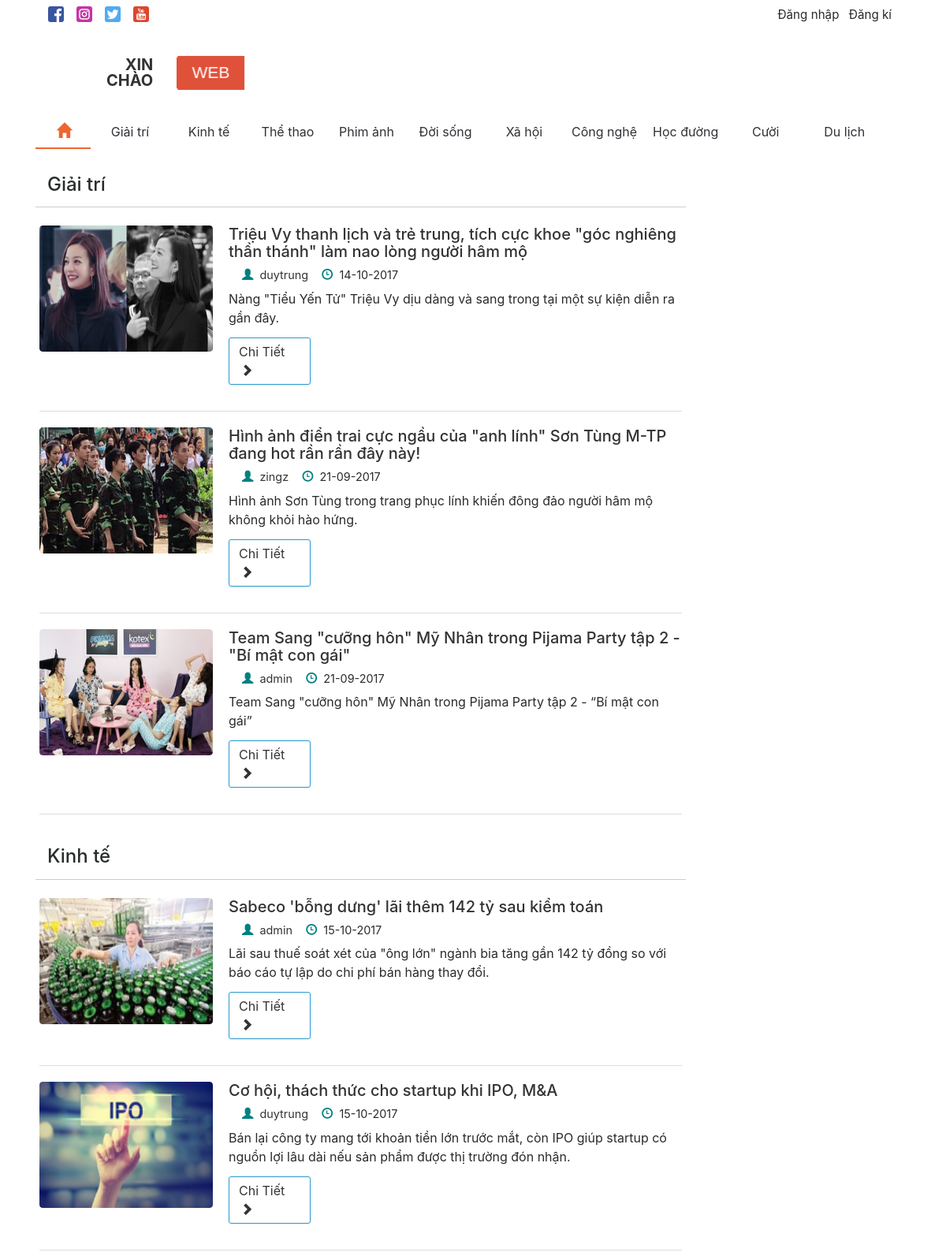
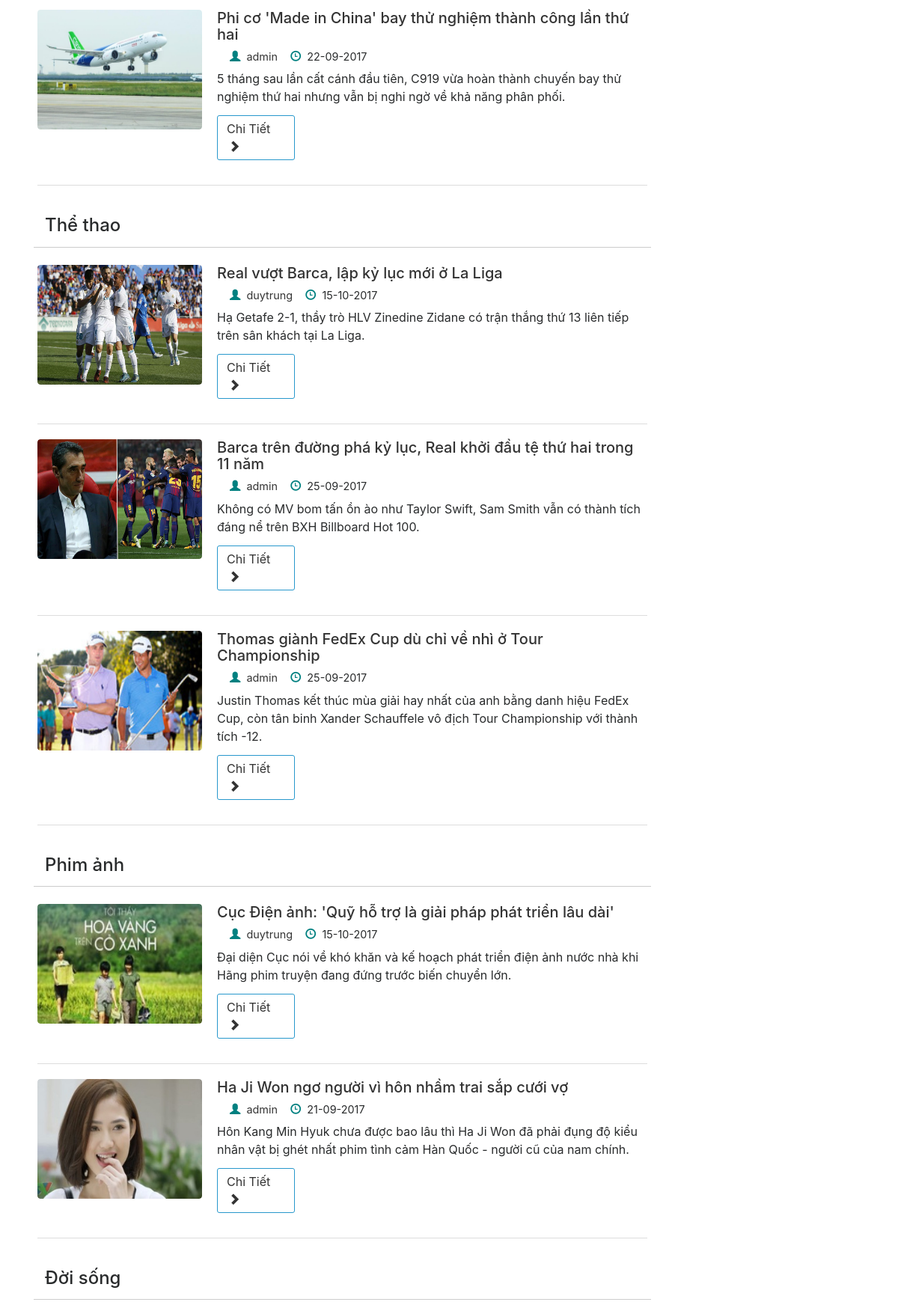
The page / (upper part) on the database its author committed (2 pictures, top to bottom).
### tables this page shows
CREATE TABLE `category` (
  `cate_id` int(11) NOT NULL,
  `cate_name` varchar(100) NOT NULL
);

CREATE TABLE `tintuc` (
  `news_id` int(11) NOT NULL,
  `news_title` varchar(500) NOT NULL,
  `hinhanh` varchar(100) NOT NULL,
  `mota` text NOT NULL,
  `content` text NOT NULL,
  `post_on` datetime NOT NULL,
  `cate_id` int(11) NOT NULL,
  `user_id` int(11) NOT NULL
);

CREATE TABLE `users` (
  `user_id` int(11) NOT NULL,
  `user_name` varchar(50) NOT NULL,
  `password` varchar(50) NOT NULL,
  `join_date` date NOT NULL,
  `level` int(11) NOT NULL
);

### library/function.php (called while the page is built, shortened)
<?php
	function cutString($str,$lenght,$ext = "...")
	{
		if(mb_strlen($str,'UTF-8') > $lenght)
		{
			$str = substr($str , 0, $lenght);
			$index = strripos($str , " ");
			return substr($str, 0, $index)." ". $ext ;
		}else{
			return $str;
		}
	}
	function formatTimetoDay($time)
	{
		$timestamp = strtotime($time);
		return date("d-m-Y",$timestamp);
	}
	function get3New($cate_id)
	{
		global $conn;
		$sql= "SELECT t.news_id,t.cate_id,t.news_title,t.hinhanh,t.mota,t.post_on,u.user_name ";
		$sql .= " FROM tintuc t " ;
		$sql .= " INNER JOIN users u ";
		$sql .= " USING(user_id) ";
		$sql .= " WHERE cate_id = $cate_id ";
		$sql .= " ORDER BY (t.news_id) DESC ";
		$sql .= " LIMIT 3 ";
		return  $conn->prepare($sql);
	}
  	function unicode_convert($str)
  	{
        $unicode = array(
            'a'=>array('á','à','ả','ã','ạ','ă','ắ','ặ','ằ','ẳ','ẵ','â','ấ','ầ','ẩ','ẫ','ậ'),
                'A'=>array('Á','À','Ả','Ã','Ạ','Ă','Ắ','Ặ','Ằ','Ẳ','Ẵ','Â','Ấ','Ầ','Ẩ','Ẫ','Ậ'),
                'd'=>array('đ'),
                'D'=>array('Đ'),
                'e'=>array('é','è','ẻ','ẽ','ẹ','ê','ế','ề','ể','ễ','ệ'),
                'E'=>array('É','È','Ẻ','Ẽ','Ẹ','Ê','Ế','Ề','Ể','Ễ','Ệ'),
                'i'=>array('í','ì','ỉ','ĩ','ị'),
                'I'=>array('Í','Ì','Ỉ','Ĩ','Ị'),
                'o'=>array('ó','ò','ỏ','õ','ọ','ô','ố','ồ','ổ','ỗ','ộ','ơ','ớ','ờ','ở','ỡ','ợ'),
                '0'=>array('Ó','Ò','Ỏ','Õ','Ọ','Ô','Ố','Ồ','Ổ','Ỗ','Ộ','Ơ','Ớ','Ờ','Ở','Ỡ','Ợ'),
                'u'=>array('ú','ù','ủ','ũ','ụ','ư','ứ','ừ','ử','ữ','ự'),
                'U'=>array('Ú','Ù','Ủ','Ũ','Ụ','Ư','Ứ','Ừ','Ử','Ữ','Ự'),
                'y'=>array('ý','ỳ','ỷ','ỹ','ỵ'),
                'Y'=>array('Ý','Ỳ','Ỷ','Ỹ','Ỵ'),
                 '-'=>array(' ','&quot;','.','?',':','!'),
                ''=>array('(',')',',',"'",'"')
            );
            foreach($unicode as $nonUnicode=>$uni){
              foreach($uni as $value)
              $str = str_replace($value,$nonUnicode,$str);
            }
      return $str;
  	}
?>

### index.php (the view, shortened to what this page needs)
<?php
	include('templates/header.php');
?>
		<div id='content' class='row'>
			<div class="col-xs-6 col-sm-12 col-md-10 col-lg-10 cate-item">
				<?php
				$sql = "SELECT * FROM category";
				$stmt = $conn->prepare($sql);
				$stmt->execute();
				$cates = $stmt->fetchAll(PDO::FETCH_OBJ);
				if($stmt->rowCount()==0)
				{
					echo "<p>Chưa có chuyên mục nào</p>";
				}
				else{
				foreach ($cates as $cate) {
					$cate_id = $cate->cate_id;
					$stmt = get3New($cate_id);
					$stmt->execute();
					$tintucs = $stmt->fetchAll(PDO::FETCH_OBJ);
					?>
					<div class='row cate-content'>
					<h4><?php echo $cate->cate_name;?></h4>
				<?php
					if($stmt->rowCount()==0)
					{
						echo "<p class='alert alert-warning' id='alert-news' role='alert'> Chưa có bài viết nào </p>";
					}else
					{
						foreach ($tintucs as $tin) {
						$tieude_khongdau = strtolower(unicode_convert($tin->news_title));
				?>
					<div class="media row">
						<div class='img-media'>
							<a href="tin-tuc/<?php echo $tin->news_id;?>/<?php echo $tieude_khongdau;?>.html"><img class="d-flex mr-3" src="upload/<?php echo $tin->hinhanh;?>" alt="Generic placeholder image"></a>
						</div>
					  	<div class="media-body">
						    <h5 class="mt-0"><a href="tin-tuc/<?php echo $tin->news_id;?>/<?php echo $tieude_khongdau;?>.html"><?php echo $tin->news_title;?></a></h5>
						    <p class="extend"><span class="glyphicon glyphicon-user" aria-hidden="true"></span><a href=""><?php echo $tin->user_name;?></a><span class="glyphicon glyphicon-time" aria-hidden="true"></span><?php echo formatTimetoDay($tin->post_on); ?></p>
						   	<?php
						   	echo cutString($tin->mota,180);
						   	?>
						   	<a href="tin-tuc/<?php echo $tin->news_id;?>/<?php echo $tieude_khongdau;?>.html"><div class="button">Chi Tiết  <span class="glyphicon glyphicon-chevron-right" aria-hidden="true"></span></div></a>
					  	</div>
					</div>
				<?php
					}
				}
				?>
					</div>
				<?php
					}
				}
				?>
				</div>
<?php include('templates/footer.php');
?>

### templates/navs.php (shortened to what this page needs)
<div class="container" id="nav-menu">
	<nav class="nav" id="navs">
		<a href="trang-chu.html" class=" nav-link <?php echo isset($_GET['cid']) || isset($_GET['nid'])?"":"active";?>"><span class="glyphicon glyphicon-home" aria-hidden="true" style="font-size: 1.2em;padding-bottom: 0px"></span></a>
		<?php
			$sql = "SELECT * FROM category";
			$stmt = $conn->prepare($sql);
			$stmt->execute();
			$cates = $stmt->fetchAll(PDO::FETCH_OBJ);
			if($stmt->rowCount()==0)
			{
				echo "<p>Chưa có chuyên mục nào</p>";
			}
			else{
				foreach ($cates as $cate) {
				$cate_khongdau = strtolower(unicode_convert($cate->cate_name));
				if((isset($_GET['cid']) && $_GET['cid'] == $cate->cate_id )|| (isset($cate_idx) && $cate_idx ==  $cate->cate_id)){
					$active = "active";
				}else{
					$active = "";
				}
				echo "<a class='nav-link ".$active."' href='danh-muc/".$cate->cate_id."/".$cate_khongdau.".html'>$cate->cate_name</a>";
				}
			}
		?>
	</nav>
</div>

### public/css/mystyle.css (style rules this page uses)
a { color: #333; }
p { line-height: 1.5em; }
.nav-link { padding: 3px 10px; }
#navs { margin:0px; background-color: #fff; z-index: 111; }
#navs a { color: #313036; padding-top: 7px; padding-bottom: 7px; min-width: 100px; text-align: center; }
#navs a:first-child { min-width: 70px !important; }
#navs .active { color: #EE6630; border-bottom: 2px solid #EE6630; transition: all .2s; }
#content { margin:17px 0px; min-height: 370px; }
.cate-item { padding: 0px; border-radius: 4px; padding-bottom: 17px; margin-bottom: 17px; }
.cate-content { padding: 0px 115px 20px 15px; }
.cate-content h4 { width: 100%; padding: 15px; border-bottom: 1px solid #ccc; }
.cate-item .media { margin: 5px; padding: 10px 0px 20px 0px; border-bottom: 1px solid #ddd; }
.cate-item .img-media { width: 220px; height:160px; overflow:hidden; margin-right: 20px; position: relative; border-radius: 4px; }
.cate-item .media img { width: 220px; height:160px; border-radius: 4px; transition: all .5s ease-in-out; }
.extend { font-size: 0.92em; margin-bottom: 7px; }
.cate-item .media-body span { margin-left: 10px; }
.glyphicon { margin-left:2px !important; }
.button { width: 104px; margin: 13px 0px; padding: 5px 12px; border: 1px solid #2898cc; cursor: pointer; position: relative; overflow: hidden; border-radius: 3px; color: #333; }
.button:after { content: ""; width: 0px; left: -10%; height: 120%; bottom: 0; position: absolute; transform: skewX(15deg); background-color: #2898cc; z-index: -1; transition: .5s; }
.extend .glyphicon { font-size: 1em; margin: 0px 6px 0px 10px; padding-left: 15px; padding-right: 2px; color: #008080; }
.extend { font-size: 0.9em; }

### rows shown on the page
category: cate_name "Giải trí"
category: cate_name "Kinh tế"
category: cate_name "Thể thao"
category: cate_name "Phim ảnh"
category: cate_name "Đời sống"
category: cate_name "Xã hội"
category: cate_name "Công nghệ"
category: cate_name "Học đường"
category: cate_name "Cười"
category: cate_name "Du lịch"
tintuc: hinhanh (picture), news_title "Triệu Vy thanh lịch và trẻ trung, tích cực khoe \"góc nghiêng thần thánh\" làm nao lòng người hâm mộ", user.user_name "duytrung", post_on "14-10-2017", mota "Nàng \"Tiểu Yến Tử\" Triệu Vy dịu dàng và sang trong tại một sự kiện diễn ra gần đây."
tintuc: hinhanh (picture), news_title "Hình ảnh điển trai cực ngầu của \"anh lính\" Sơn Tùng M-TP đang hot rần rần đây này!", user.user_name "zingz", post_on "21-09-2017", mota "Hình ảnh Sơn Tùng trong trang phục lính khiến đông đảo người hâm mộ không khỏi hào hứng."
tintuc: hinhanh (picture), news_title "Team Sang \"cưỡng hôn\" Mỹ Nhân trong Pijama Party tập 2 - \"Bí mật con gái\"", user.user_name "admin", post_on "21-09-2017", mota "Team Sang \"cưỡng hôn\" Mỹ Nhân trong Pijama Party tập 2 - “Bí mật con gái”"
tintuc: hinhanh (picture), news_title "Sabeco 'bỗng dưng' lãi thêm 142 tỷ sau kiểm toán", user.user_name "admin", post_on "15-10-2017", mota "Lãi sau thuế soát xét của \"ông lớn\" ngành bia tăng gần 142 tỷ đồng so với báo cáo tự lập do chi phí bán hàng thay đổi."
tintuc: hinhanh (picture), news_title "Cơ hội, thách thức cho startup khi IPO, M&A", user.user_name "duytrung", post_on "15-10-2017", mota "Bán lại công ty mang tới khoản tiền lớn trước mắt, còn IPO giúp startup có nguồn lợi lâu dài nếu sản phẩm được thị trường đón nhận."
tintuc: hinhanh (picture), news_title "Phi cơ 'Made in China' bay thử nghiệm thành công lần thứ hai", user.user_name "admin", post_on "22-09-2017", mota "5 tháng sau lần cất cánh đầu tiên, C919 vừa hoàn thành chuyến bay thử nghiệm thứ hai nhưng vẫn bị nghi ngờ về khả năng phân phối."
tintuc: hinhanh (picture), news_title "Real vượt Barca, lập kỷ lục mới ở La Liga", user.user_name "duytrung", post_on "15-10-2017", mota "Hạ Getafe 2-1, thầy trò HLV Zinedine Zidane có trận thắng thứ 13 liên tiếp trên sân khách tại La Liga."
tintuc: hinhanh (picture), news_title "Barca trên đường phá kỷ lục, Real khởi đầu tệ thứ hai trong 11 năm", user.user_name "admin", post_on "25-09-2017", mota "Không có MV bom tấn ồn ào như Taylor Swift, Sam Smith vẫn có thành tích đáng nể trên BXH Billboard Hot 100."
tintuc: hinhanh (picture), news_title "Thomas giành FedEx Cup dù chỉ về nhì ở Tour Championship", user.user_name "admin", post_on "25-09-2017", mota "Justin Thomas kết thúc mùa giải hay nhất của anh bằng danh hiệu FedEx Cup, còn tân binh Xander Schauffele vô địch Tour Championship với thành tích -12."
tintuc: hinhanh (picture), news_title "Cục Điện ảnh: 'Quỹ hỗ trợ là giải pháp phát triển lâu dài'", user.user_name "duytrung", post_on "15-10-2017", mota "Đại diện Cục nói về khó khăn và kế hoạch phát triển điện ảnh nước nhà khi Hãng phim truyện đang đứng trước biến chuyển lớn."
tintuc: hinhanh (picture), news_title "Ha Ji Won ngơ người vì hôn nhầm trai sắp cưới vợ", user.user_name "admin", post_on "21-09-2017", mota "Hôn Kang Min Hyuk chưa được bao lâu thì Ha Ji Won đã phải đụng độ kiểu nhân vật bị ghét nhất phim tình cảm Hàn Quốc - người cũ của nam chính."
